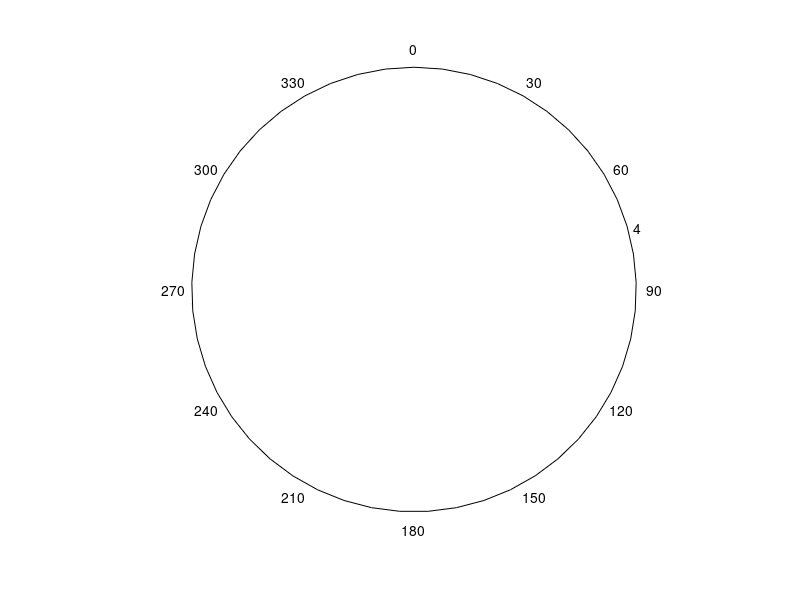

MATLAB code to generate this figure:
theta=[86.5
91.25
81
94.11
66
87.5
97.6
129
89.4
82.33
85.4
92
158
177
110
96.2
97
];
theta=theta*pi/180;
x=theta+pi;
theta=[theta;x];
rose(theta,72);
view(90, -90);